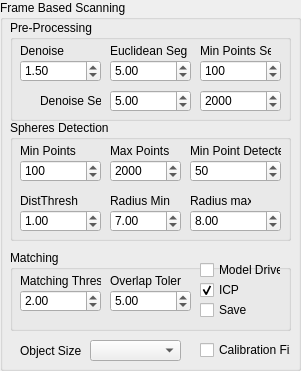
     <widget class="QGroupBox" name="groupBox_16">
      <property name="geometry">
       <rect>
        <x>650</x>
        <y>9</y>
        <width>301</width>
        <height>371</height>
       </rect>
      </property>
      <property name="title">
       <string>Frame Based Scanning</string>
      </property>
      <widget class="QComboBox" name="comboBox_FrameSize_Obj">
       <property name="geometry">
        <rect>
         <x>90</x>
         <y>340</y>
         <width>91</width>
         <height>21</height>
        </rect>
       </property>
      </widget>
      <widget class="QGroupBox" name="groupBox_17">
       <property name="geometry">
        <rect>
         <x>10</x>
         <y>120</y>
         <width>281</width>
         <height>121</height>
        </rect>
       </property>
       <property name="title">
        <string>Spheres Detection</string>
       </property>
       <widget class="QLabel" name="label_OBBSizeTolerance_2">
        <property name="geometry">
         <rect>
          <x>10</x>
          <y>20</y>
          <width>61</width>
          <height>21</height>
         </rect>
        </property>
        <property name="text">
         <string>Min Points</string>
        </property>
       </widget>
       <widget class="QSpinBox" name="spinBox_minP_Spheres">
        <property name="geometry">
         <rect>
          <x>10</x>
          <y>40</y>
          <width>81</width>
          <height>22</height>
         </rect>
        </property>
        <property name="minimum">
         <number>-1000000</number>
        </property>
        <property name="maximum">
         <number>1000000</number>
        </property>
        <property name="value">
         <number>100</number>
        </property>
       </widget>
       <widget class="QSpinBox" name="spinBox_maxP_Spheres">
        <property name="geometry">
         <rect>
          <x>100</x>
          <y>40</y>
          <width>71</width>
          <height>22</height>
         </rect>
        </property>
        <property name="minimum">
         <number>-1000000</number>
        </property>
        <property name="maximum">
         <number>1000000</number>
        </property>
        <property name="value">
         <number>2000</number>
        </property>
       </widget>
       <widget class="QDoubleSpinBox" name="SpinBox_Frame_DistThresh">
        <property name="geometry">
         <rect>
          <x>10</x>
          <y>90</y>
          <width>81</width>
          <height>22</height>
         </rect>
        </property>
        <property name="minimum">
         <double>-100000.000000000000000</double>
        </property>
        <property name="maximum">
         <double>100000.000000000000000</double>
        </property>
        <property name="value">
         <double>1.000000000000000</double>
        </property>
       </widget>
       <widget class="QLabel" name="label_Frame_DistThresh">
        <property name="geometry">
         <rect>
          <x>10</x>
          <y>70</y>
          <width>81</width>
          <height>21</height>
         </rect>
        </property>
        <property name="text">
         <string>DistThresh</string>
        </property>
       </widget>
       <widget class="QDoubleSpinBox" name="SpinBox_Frame_RadiusMin">
        <property name="geometry">
         <rect>
          <x>100</x>
          <y>90</y>
          <width>71</width>
          <height>22</height>
         </rect>
        </property>
        <property name="minimum">
         <double>-1000000.000000000000000</double>
        </property>
        <property name="maximum">
         <double>100000.000000000000000</double>
        </property>
        <property name="value">
         <double>7.000000000000000</double>
        </property>
       </widget>
       <widget class="QLabel" name="label_Frame_RadiusMin">
        <property name="geometry">
         <rect>
          <x>100</x>
          <y>70</y>
          <width>61</width>
          <height>21</height>
         </rect>
        </property>
        <property name="text">
         <string>Radius Min</string>
        </property>
       </widget>
       <widget class="QDoubleSpinBox" name="SpinBox_Frame_RadiusMax">
        <property name="geometry">
         <rect>
          <x>180</x>
          <y>90</y>
          <width>91</width>
          <height>22</height>
         </rect>
        </property>
        <property name="minimum">
         <double>-10000.000000000000000</double>
        </property>
        <property name="maximum">
         <double>100000.000000000000000</double>
        </property>
        <property name="singleStep">
         <double>0.100000000000000</double>
        </property>
        <property name="value">
         <double>8.000000000000000</double>
        </property>
       </widget>
       <widget class="QLabel" name="label_Frame_RadiusMax">
        <property name="geometry">
         <rect>
          <x>180</x>
          <y>70</y>
          <width>61</width>
          <height>21</height>
         </rect>
        </property>
        <property name="text">
         <string>Radius max</string>
        </property>
       </widget>
       <widget class="QLabel" name="label_OBBSizeTolerance_3">
        <property name="geometry">
         <rect>
          <x>100</x>
          <y>20</y>
          <width>61</width>
          <height>21</height>
         </rect>
        </property>
        <property name="text">
         <string>Max Points</string>
        </property>
       </widget>
       <widget class="QSpinBox" name="spinBox_minPDetected_Spheres">
        <property name="geometry">
         <rect>
          <x>180</x>
          <y>40</y>
          <width>91</width>
          <height>22</height>
         </rect>
        </property>
        <property name="minimum">
         <number>-1000000</number>
        </property>
        <property name="maximum">
         <number>1000000</number>
        </property>
        <property name="value">
         <number>50</number>
        </property>
       </widget>
       <widget class="QLabel" name="label_OBBSizeTolerance_4">
        <property name="geometry">
         <rect>
          <x>180</x>
          <y>20</y>
          <width>91</width>
          <height>21</height>
         </rect>
        </property>
        <property name="text">
         <string>Min Point Detected</string>
        </property>
       </widget>
      </widget>
      <widget class="QGroupBox" name="Matching">
       <property name="geometry">
        <rect>
         <x>10</x>
         <y>250</y>
         <width>281</width>
         <height>81</height>
        </rect>
       </property>
       <property name="title">
        <string>Matching</string>
       </property>
       <widget class="QLabel" name="label_Frame_DistThresh_2">
        <property name="geometry">
         <rect>
          <x>10</x>
          <y>20</y>
          <width>81</width>
          <height>21</height>
         </rect>
        </property>
        <property name="text">
         <string>Matching Thresh</string>
        </property>
       </widget>
       <widget class="QDoubleSpinBox" name="SpinBox_Frame_MatchingThresh">
        <property name="geometry">
         <rect>
          <x>10</x>
          <y>40</y>
          <width>81</width>
          <height>22</height>
         </rect>
        </property>
        <property name="minimum">
         <double>-10000000.000000000000000</double>
        </property>
        <property name="maximum">
         <double>1000000.000000000000000</double>
        </property>
        <property name="singleStep">
         <double>0.100000000000000</double>
        </property>
        <property name="value">
         <double>2.000000000000000</double>
        </property>
       </widget>
       <widget class="QCheckBox" name="checkBox_FrameScan_ModeDriven">
        <property name="geometry">
         <rect>
          <x>190</x>
          <y>10</y>
          <width>81</width>
          <height>20</height>
         </rect>
        </property>
        <property name="text">
         <string>Model Driven</string>
        </property>
        <property name="checked">
         <bool>false</bool>
        </property>
       </widget>
       <widget class="QCheckBox" name="checkBox_FrameScan_Save">
        <property name="geometry">
         <rect>
          <x>190</x>
          <y>50</y>
          <width>61</width>
          <height>20</height>
         </rect>
        </property>
        <property name="text">
         <string>Save</string>
        </property>
        <property name="checked">
         <bool>false</bool>
        </property>
       </widget>
       <widget class="QLabel" name="label_OBBSizeTolerance_12">
        <property name="geometry">
         <rect>
          <x>100</x>
          <y>20</y>
          <width>71</width>
          <height>21</height>
         </rect>
        </property>
        <property name="text">
         <string>Overlap Toler</string>
        </property>
       </widget>
       <widget class="QDoubleSpinBox" name="doubleBox_Frame_Overlap">
        <property name="geometry">
         <rect>
          <x>100</x>
          <y>40</y>
          <width>81</width>
          <height>22</height>
         </rect>
        </property>
        <property name="minimum">
         <double>-1000000.000000000000000</double>
        </property>
        <property name="maximum">
         <double>1000000.000000000000000</double>
        </property>
        <property name="value">
         <double>5.000000000000000</double>
        </property>
       </widget>
       <widget class="QCheckBox" name="checkBox_FrameScan_ICP">
        <property name="geometry">
         <rect>
          <x>190</x>
          <y>30</y>
          <width>51</width>
          <height>20</height>
         </rect>
        </property>
        <property name="text">
         <string>ICP</string>
        </property>
        <property name="checked">
         <bool>true</bool>
        </property>
       </widget>
      </widget>
      <widget class="QGroupBox" name="groupBox_18">
       <property name="geometry">
        <rect>
         <x>10</x>
         <y>20</y>
         <width>281</width>
         <height>101</height>
        </rect>
       </property>
       <property name="title">
        <string>Pre-Processing</string>
       </property>
       <widget class="QDoubleSpinBox" name="SpinBox_FrameEucli_Seg">
        <property name="geometry">
         <rect>
          <x>100</x>
          <y>40</y>
          <width>81</width>
          <height>22</height>
         </rect>
        </property>
        <property name="minimum">
         <double>-1000000.000000000000000</double>
        </property>
        <property name="maximum">
         <double>10000000.000000000000000</double>
        </property>
        <property name="value">
         <double>5.000000000000000</double>
        </property>
       </widget>
       <widget class="QSpinBox" name="spinBox_FrameminP_seg">
        <property name="geometry">
         <rect>
          <x>190</x>
          <y>40</y>
          <width>81</width>
          <height>22</height>
         </rect>
        </property>
        <property name="minimum">
         <number>-1000000</number>
        </property>
        <property name="maximum">
         <number>1000000</number>
        </property>
        <property name="value">
         <number>100</number>
        </property>
       </widget>
       <widget class="QDoubleSpinBox" name="SpinBox_Frame_Denoise">
        <property name="geometry">
         <rect>
          <x>10</x>
          <y>40</y>
          <width>81</width>
          <height>22</height>
         </rect>
        </property>
        <property name="minimum">
         <double>-1000000.000000000000000</double>
        </property>
        <property name="maximum">
         <double>10000000.000000000000000</double>
        </property>
        <property name="value">
         <double>1.500000000000000</double>
        </property>
       </widget>
       <widget class="QLabel" name="label_OBBSizeTolerance_5">
        <property name="geometry">
         <rect>
          <x>190</x>
          <y>20</y>
          <width>71</width>
          <height>21</height>
         </rect>
        </property>
        <property name="text">
         <string>Min Points Seg</string>
        </property>
       </widget>
       <widget class="QLabel" name="label_OBBSizeTolerance_6">
        <property name="geometry">
         <rect>
          <x>100</x>
          <y>20</y>
          <width>81</width>
          <height>21</height>
         </rect>
        </property>
        <property name="text">
         <string>Euclidean Seg</string>
        </property>
       </widget>
       <widget class="QLabel" name="label_OBBSizeTolerance_7">
        <property name="geometry">
         <rect>
          <x>10</x>
          <y>20</y>
          <width>81</width>
          <height>21</height>
         </rect>
        </property>
        <property name="text">
         <string>Denoise</string>
        </property>
       </widget>
       <widget class="QDoubleSpinBox" name="SpinBox_FrameDenoise_Seg">
        <property name="geometry">
         <rect>
          <x>100</x>
          <y>70</y>
          <width>81</width>
          <height>22</height>
         </rect>
        </property>
        <property name="minimum">
         <double>-1000000.000000000000000</double>
        </property>
        <property name="maximum">
         <double>10000000.000000000000000</double>
        </property>
        <property name="value">
         <double>5.000000000000000</double>
        </property>
       </widget>
       <widget class="QSpinBox" name="spinBox_FrameDenoise_minPSeg">
        <property name="geometry">
         <rect>
          <x>190</x>
          <y>70</y>
          <width>81</width>
          <height>22</height>
         </rect>
        </property>
        <property name="minimum">
         <number>-1000000</number>
        </property>
        <property name="maximum">
         <number>1000000</number>
        </property>
        <property name="value">
         <number>2000</number>
        </property>
       </widget>
       <widget class="QLabel" name="label_OBBSizeTolerance_13">
        <property name="geometry">
         <rect>
          <x>30</x>
          <y>70</y>
          <width>61</width>
          <height>21</height>
         </rect>
        </property>
        <property name="text">
         <string>Denoise Seg:</string>
        </property>
       </widget>
      </widget>
      <widget class="QLabel" name="label_Frame_DistThresh_3">
       <property name="geometry">
        <rect>
         <x>20</x>
         <y>340</y>
         <width>61</width>
         <height>21</height>
        </rect>
       </property>
       <property name="text">
        <string>Object Size:</string>
       </property>
      </widget>
      <widget class="QCheckBox" name="checkBox_Frame_CaliFix">
       <property name="geometry">
        <rect>
         <x>200</x>
         <y>340</y>
         <width>91</width>
         <height>20</height>
        </rect>
       </property>
       <property name="text">
        <string>Calibration Fix</string>
       </property>
       <property name="checked">
        <bool>false</bool>
       </property>
      </widget>
     </widget>
